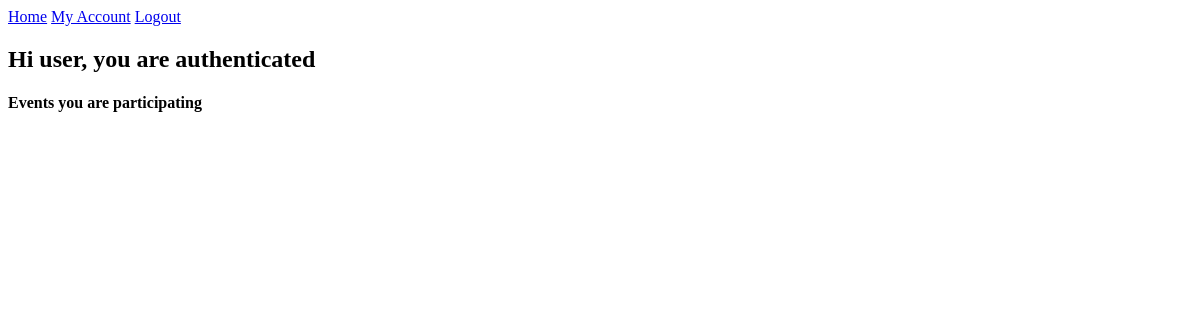
Before: /user/my-account/ (signed in) with the older database file.
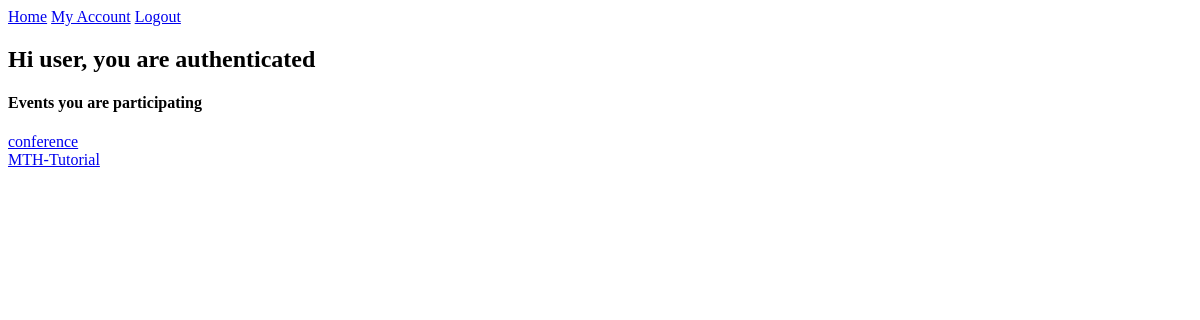
After: the same page with the newer database file.
### core/models.py (models this page shows, shortened)
class Event(models.Model):
    name = models.CharField(max_length=200)
    description = models.TextField( null=True, blank=True)
    participants = models.ManyToManyField(User, blank=True, related_name='events')
    date = models.DateTimeField()
    updated = models.DateTimeField(auto_now=True)
    created = models.DateTimeField(auto_now_add=True)

### users/views.py (the view, shortened to what this page needs)
# urls.py: path('my-account/', Account.as_view(), name="account")
class Account(View):
    def get(self, request):
        context = {}
        return render(request, 'users/account.html', context)

### users/models.py (called while the page is built)
    def __str__(self):
        return self.name

### templates/users/account.html (shortened to what this page needs)
{% extends 'base.html' %}
{% block content %}
<h2>Hi {{user}}, you are authenticated</h2>
<div>
    <h4>Events you are participating</h4>
    {% for e in user.events.all %}
    <a href="{% url 'event' e.id %}">{{e.name}}</a><br>
    {% endfor %}
</div>
{% endblock content %}

Changed rows visible on the page:
now on this page (row unchanged): Event: name "conference"
added Event: name "MTH-Tutorial"
